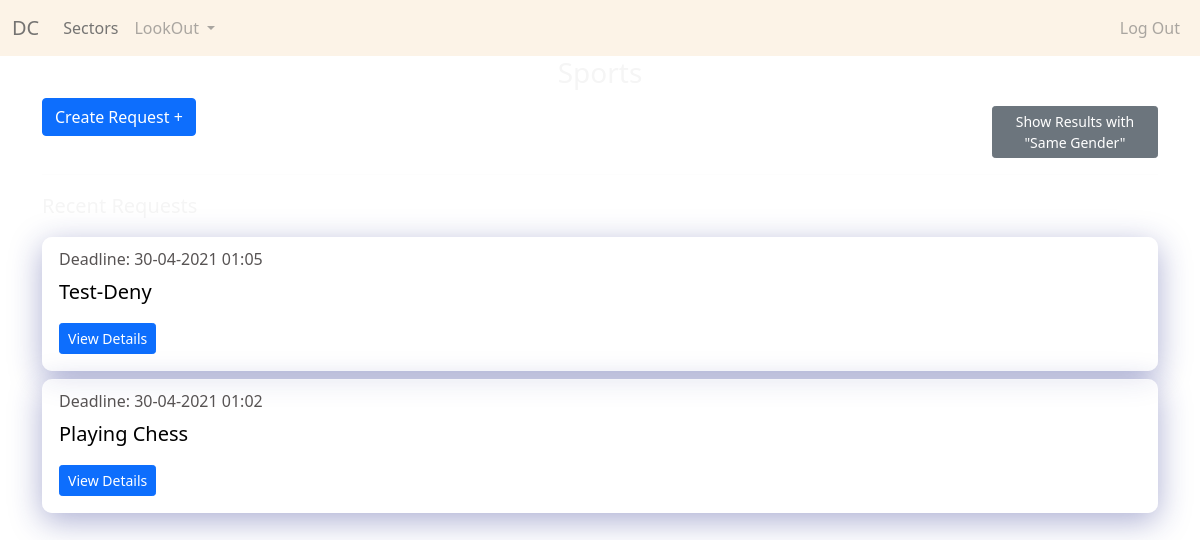
The page /sector/2/0/ (signed in) on the database as committed earlier.
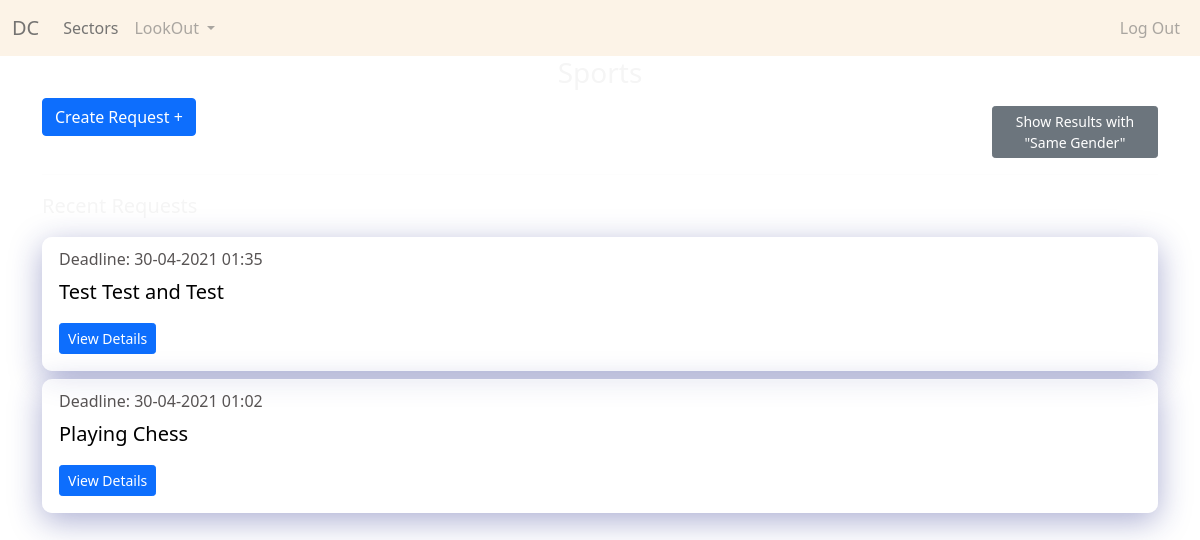
The same page on the database as committed later.
### connect/models.py (models this page shows, shortened)
class Request(models.Model):
    requester = models.ForeignKey(User,on_delete=models.CASCADE,blank=True,related_name='req')
    sector = models.ForeignKey(SectorField,on_delete=models.CASCADE,related_name='reqsec')
    genre = models.CharField(max_length=56,null=True,blank=True)
    subject = models.CharField(max_length=128)
    content = models.TextField()
    match_with_same_gender = models.BooleanField(default=False)
    deadline = models.DateTimeField()
    is_first_year_req = models.BooleanField(default=False)
    created_at = models.DateTimeField(auto_now_add=True)
    deleted = models.BooleanField(default=False)
    pending = models.BooleanField(default=True)
    class Meta:
        ordering = ['-created_at']

### connect/views.py (the view)
# urls.py: path('sector/<int:id>/<int:type_>/',views.DisplayRequest.as_view(),name='display-request'),
class DisplayRequest(LoginRequiredMixin,View):
    def get(self,request,id,type_,*args,**kwargs):
        sector = get_object_or_404(SectorField,pk=id)
        if request.user.info.year == 1:
            requests_ = Request.objects.filter(sector=sector,is_first_year_req = True,deleted=False,pending=True)
        else:
            requests_ = Request.objects.filter(sector=sector,is_first_year_req = False,deleted=False,pending=True)
        final_requests =  []
        for i in requests_:
            if(i.match_with_same_gender):
                if(request.user.info.gender == i.requester.info.gender):
                    final_requests.append(i)
            elif(type_ == 1):
                if(request.user.info.gender == i.requester.info.gender):
                    final_requests.append(i)
            else:
                final_requests.append(i)
        data = {
            'sector':sector,
            'requests':final_requests,
            'type_':type_,
        }
        return render(request,'connect/sector-detail.html',context=data)

### connect/templates/connect/sector-detail.html (shortened to what this page needs)
{% extends 'base.html' %}
{% block content %}
<h3 class="text-center">{{sector.name}}</h3>
<div class="row">
    <div class="col-lg-10 col-sm-12">
        <a class="btn btn-primary" href="{% url 'connect:create-request' sector.id %}">Create Request +</a>
    </div>
    <div class="col-lg-2 col-sm-12 mt-2">
        {% if type_ == 0 %}
            <a class="btn btn-secondary btn-sm" href="{% url 'connect:display-request' sector.id 1 %}">Show Results with "Same Gender"</a>
        {% else %}
            <a class="btn btn-secondary btn-sm" href="{% url 'connect:display-request' sector.id 0 %}">Show Original Results</a>
        {% endif %}
    </div>
</div>
<hr>
<div>
    <p class="lead">Recent Requests</p>
    {% for req in requests %}
        <div class="card glass-container my-2">
            <div class="card-body">
                <h6 class="card-subtitle card-greycolor mb-2">Deadline: {{req.deadline | date:'d-m-Y H:i'}}</h6>
                <p class="card-text card-blackcolor lead">{{req.subject}}</p>
                <a class="btn btn-primary btn-sm" href="{% url 'connect:detail-request' req.id %}">View Details</a>
            </div>
        </div>
    {% empty %}
        <p>No Recent Requests :(</p>
    {% endfor %}
</div>
{% endblock %}

Rows that differ between the two databases and show on the page:
no longer on this page (row edited): Request: deadline "30-04-2021 01:05", subject "Test-Deny"
added Request: deadline "30-04-2021 01:35", subject "Test Test and Test"
